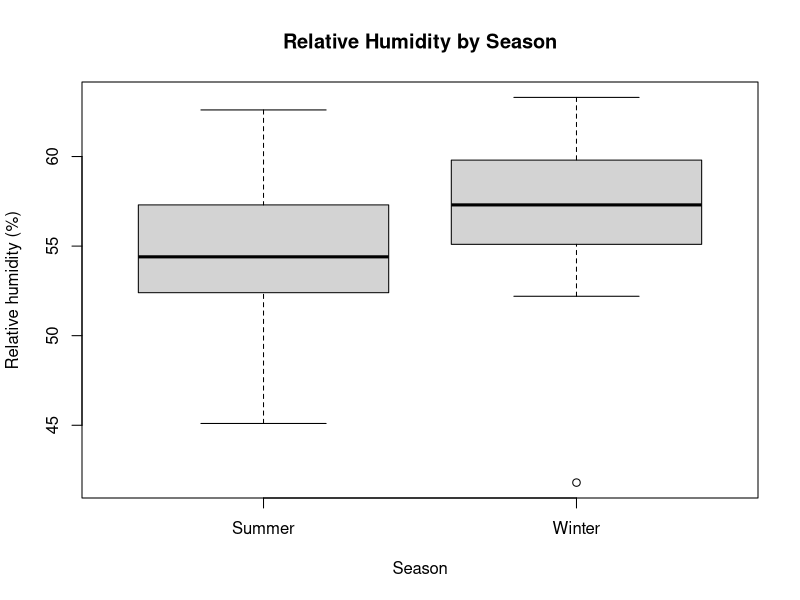
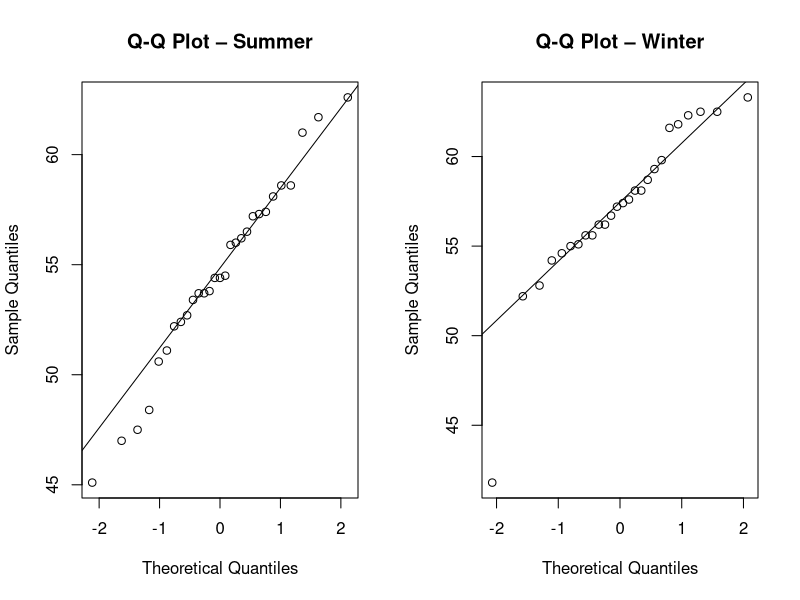

Reproduce these figures in R, in order.
setwd("C:/Users/Sean/Documents/GitHub/STAT-3010/Assignment 5") # Laptop config 

## ---- (a) Read the CSV file ---------------------------------------------
humidity <- read.csv("hw5q2.csv", stringsAsFactors = TRUE)

# Side-by-side box-plot of humidity by season
boxplot(Humidity ~ Season, data = humidity,
        main = "Relative Humidity by Season",
        ylab = "Relative humidity (%)",
        xlab = "Season")

## ---- (b) Normal Q-Q plots ----------------------------------------------
# Put two plots in one row for easy comparison
par(mfrow = c(1, 2))

# Summer
qqnorm(subset(humidity, Season == "Summer")$Humidity,
       main = "Q-Q Plot – Summer")
qqline(subset(humidity, Season == "Summer")$Humidity)

# Winter
qqnorm(subset(humidity, Season == "Winter")$Humidity,
       main = "Q-Q Plot – Winter")
qqline(subset(humidity, Season == "Winter")$Humidity)

# return to default one-plot layout
par(mfrow = c(1, 1))

## ---- (c) Variances and IQRs --------------------------------------------
var_by_season <- tapply(humidity$Humidity, humidity$Season, var)
iqr_by_season <- tapply(humidity$Humidity, humidity$Season, IQR)

cat("\nVariance by season (%²):\n")
print(var_by_season)

cat("\nInter-quartile range by season (%):\n")
print(iqr_by_season)
